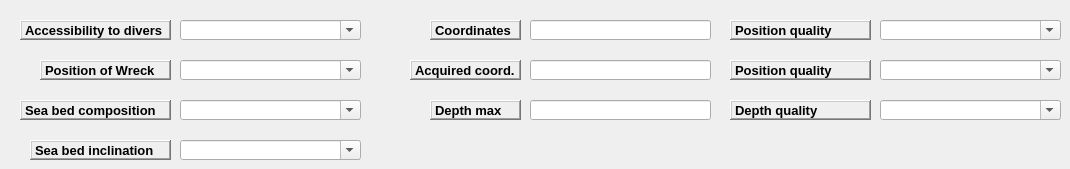
   <widget class="QWidget" name="tab">
    <attribute name="title">
     <string>Position</string>
    </attribute>
    <widget class="QComboBox" name="comboBox_divers">
     <property name="geometry">
      <rect>
       <x>180</x>
       <y>20</y>
       <width>181</width>
       <height>20</height>
      </rect>
     </property>
     <property name="minimumSize">
      <size>
       <width>150</width>
       <height>0</height>
      </size>
     </property>
     <property name="editable">
      <bool>true</bool>
     </property>
     <item>
      <property name="text">
       <string/>
      </property>
     </item>
     <item>
      <property name="text">
       <string>Accessible</string>
      </property>
     </item>
     <item>
      <property name="text">
       <string>Not accessible</string>
      </property>
     </item>
     <item>
      <property name="text">
       <string>Protected</string>
      </property>
     </item>
    </widget>
    <widget class="QLabel" name="label_54">
     <property name="geometry">
      <rect>
       <x>20</x>
       <y>20</y>
       <width>151</width>
       <height>20</height>
      </rect>
     </property>
     <property name="font">
      <font>
       <pointsize>10</pointsize>
       <weight>75</weight>
       <bold>true</bold>
      </font>
     </property>
     <property name="frameShape">
      <enum>QFrame::WinPanel</enum>
     </property>
     <property name="frameShadow">
      <enum>QFrame::Raised</enum>
     </property>
     <property name="text">
      <string>Accessibility to divers</string>
     </property>
    </widget>
    <widget class="QComboBox" name="comboBox_wreck">
     <property name="geometry">
      <rect>
       <x>180</x>
       <y>60</y>
       <width>181</width>
       <height>20</height>
      </rect>
     </property>
     <property name="minimumSize">
      <size>
       <width>150</width>
       <height>0</height>
      </size>
     </property>
     <property name="editable">
      <bool>true</bool>
     </property>
     <item>
      <property name="text">
       <string/>
      </property>
     </item>
     <item>
      <property name="text">
       <string>Lying on side (starboard)</string>
      </property>
     </item>
     <item>
      <property name="text">
       <string>Lying on side (port)</string>
      </property>
     </item>
     <item>
      <property name="text">
       <string>Lying on underside</string>
      </property>
     </item>
     <item>
      <property name="text">
       <string>Lying on deck</string>
      </property>
     </item>
     <item>
      <property name="text">
       <string>Vertical (bow up)</string>
      </property>
     </item>
     <item>
      <property name="text">
       <string>Vertical (stern up)</string>
      </property>
     </item>
     <item>
      <property name="text">
       <string>Pieces</string>
      </property>
     </item>
    </widget>
    <widget class="QLabel" name="label_61">
     <property name="geometry">
      <rect>
       <x>40</x>
       <y>60</y>
       <width>131</width>
       <height>20</height>
      </rect>
     </property>
     <property name="font">
      <font>
       <pointsize>10</pointsize>
       <weight>75</weight>
       <bold>true</bold>
      </font>
     </property>
     <property name="frameShape">
      <enum>QFrame::WinPanel</enum>
     </property>
     <property name="frameShadow">
      <enum>QFrame::Raised</enum>
     </property>
     <property name="text">
      <string>Position of Wreck</string>
     </property>
    </widget>
    <widget class="QComboBox" name="comboBox_composition">
     <property name="geometry">
      <rect>
       <x>180</x>
       <y>100</y>
       <width>181</width>
       <height>20</height>
      </rect>
     </property>
     <property name="minimumSize">
      <size>
       <width>150</width>
       <height>0</height>
      </size>
     </property>
     <property name="editable">
      <bool>true</bool>
     </property>
    </widget>
    <widget class="QLabel" name="label_62">
     <property name="geometry">
      <rect>
       <x>20</x>
       <y>100</y>
       <width>151</width>
       <height>20</height>
      </rect>
     </property>
     <property name="font">
      <font>
       <pointsize>10</pointsize>
       <weight>75</weight>
       <bold>true</bold>
      </font>
     </property>
     <property name="frameShape">
      <enum>QFrame::WinPanel</enum>
     </property>
     <property name="frameShadow">
      <enum>QFrame::Raised</enum>
     </property>
     <property name="text">
      <string>Sea bed composition</string>
     </property>
    </widget>
    <widget class="QComboBox" name="comboBox_inclination">
     <property name="geometry">
      <rect>
       <x>180</x>
       <y>140</y>
       <width>181</width>
       <height>20</height>
      </rect>
     </property>
     <property name="minimumSize">
      <size>
       <width>150</width>
       <height>0</height>
      </size>
     </property>
     <property name="editable">
      <bool>true</bool>
     </property>
     <item>
      <property name="text">
       <string/>
      </property>
     </item>
     <item>
      <property name="text">
       <string>Flat</string>
      </property>
     </item>
     <item>
      <property name="text">
       <string>Sloping</string>
      </property>
     </item>
     <item>
      <property name="text">
       <string>Inconsistent</string>
      </property>
     </item>
    </widget>
    <widget class="QLabel" name="label_63">
     <property name="geometry">
      <rect>
       <x>30</x>
       <y>140</y>
       <width>141</width>
       <height>20</height>
      </rect>
     </property>
     <property name="font">
      <font>
       <pointsize>10</pointsize>
       <weight>75</weight>
       <bold>true</bold>
      </font>
     </property>
     <property name="frameShape">
      <enum>QFrame::WinPanel</enum>
     </property>
     <property name="frameShadow">
      <enum>QFrame::Raised</enum>
     </property>
     <property name="text">
      <string>Sea bed inclination</string>
     </property>
    </widget>
    <widget class="QLabel" name="label_30">
     <property name="geometry">
      <rect>
       <x>430</x>
       <y>100</y>
       <width>91</width>
       <height>20</height>
      </rect>
     </property>
     <property name="font">
      <font>
       <pointsize>10</pointsize>
       <weight>75</weight>
       <bold>true</bold>
      </font>
     </property>
     <property name="frameShape">
      <enum>QFrame::WinPanel</enum>
     </property>
     <property name="frameShadow">
      <enum>QFrame::Raised</enum>
     </property>
     <property name="text">
      <string>Depth max</string>
     </property>
    </widget>
    <widget class="QLineEdit" name="lineEdit_depth">
     <property name="geometry">
      <rect>
       <x>530</x>
       <y>100</y>
       <width>181</width>
       <height>20</height>
      </rect>
     </property>
     <property name="text">
      <string/>
     </property>
    </widget>
    <widget class="QLineEdit" name="lineEdit_coordinates">
     <property name="geometry">
      <rect>
       <x>530</x>
       <y>20</y>
       <width>181</width>
       <height>20</height>
      </rect>
     </property>
     <property name="text">
      <string/>
     </property>
    </widget>
    <widget class="QLabel" name="label_40">
     <property name="geometry">
      <rect>
       <x>430</x>
       <y>20</y>
       <width>91</width>
       <height>20</height>
      </rect>
     </property>
     <property name="font">
      <font>
       <pointsize>10</pointsize>
       <weight>75</weight>
       <bold>true</bold>
      </font>
     </property>
     <property name="frameShape">
      <enum>QFrame::WinPanel</enum>
     </property>
     <property name="frameShadow">
      <enum>QFrame::Raised</enum>
     </property>
     <property name="text">
      <string>Coordinates</string>
     </property>
    </widget>
    <widget class="QLabel" name="label_41">
     <property name="geometry">
      <rect>
       <x>410</x>
       <y>60</y>
       <width>111</width>
       <height>20</height>
      </rect>
     </property>
     <property name="font">
      <font>
       <pointsize>10</pointsize>
       <weight>75</weight>
       <bold>true</bold>
      </font>
     </property>
     <property name="frameShape">
      <enum>QFrame::WinPanel</enum>
     </property>
     <property name="frameShadow">
      <enum>QFrame::Raised</enum>
     </property>
     <property name="text">
      <string>Acquired coord.</string>
     </property>
    </widget>
    <widget class="QComboBox" name="comboBox_quality_coordinates">
     <property name="geometry">
      <rect>
       <x>880</x>
       <y>20</y>
       <width>181</width>
       <height>20</height>
      </rect>
     </property>
     <property name="minimumSize">
      <size>
       <width>150</width>
       <height>0</height>
      </size>
     </property>
     <property name="editable">
      <bool>true</bool>
     </property>
     <item>
      <property name="text">
       <string/>
      </property>
     </item>
     <item>
      <property name="text">
       <string>Flat</string>
      </property>
     </item>
     <item>
      <property name="text">
       <string>Sloping</string>
      </property>
     </item>
     <item>
      <property name="text">
       <string>Inconsistent</string>
      </property>
     </item>
    </widget>
    <widget class="QLabel" name="label_65">
     <property name="geometry">
      <rect>
       <x>730</x>
       <y>20</y>
       <width>141</width>
       <height>20</height>
      </rect>
     </property>
     <property name="font">
      <font>
       <pointsize>10</pointsize>
       <weight>75</weight>
       <bold>true</bold>
      </font>
     </property>
     <property name="frameShape">
      <enum>QFrame::WinPanel</enum>
     </property>
     <property name="frameShadow">
      <enum>QFrame::Raised</enum>
     </property>
     <property name="text">
      <string>Position quality</string>
     </property>
    </widget>
    <widget class="QLineEdit" name="lineEdit_acquired_coordinates">
     <property name="geometry">
      <rect>
       <x>530</x>
       <y>60</y>
       <width>181</width>
       <height>20</height>
      </rect>
     </property>
     <property name="text">
      <string/>
     </property>
    </widget>
    <widget class="QLabel" name="label_66">
     <property name="geometry">
      <rect>
       <x>730</x>
       <y>60</y>
       <width>141</width>
       <height>20</height>
      </rect>
     </property>
     <property name="font">
      <font>
       <pointsize>10</pointsize>
       <weight>75</weight>
       <bold>true</bold>
      </font>
     </property>
     <property name="frameShape">
      <enum>QFrame::WinPanel</enum>
     </property>
     <property name="frameShadow">
      <enum>QFrame::Raised</enum>
     </property>
     <property name="text">
      <string>Position quality</string>
     </property>
    </widget>
    <widget class="QComboBox" name="comboBox_quality_acquired_coordinates">
     <property name="geometry">
      <rect>
       <x>880</x>
       <y>60</y>
       <width>181</width>
       <height>20</height>
      </rect>
     </property>
     <property name="minimumSize">
      <size>
       <width>150</width>
       <height>0</height>
      </size>
     </property>
     <property name="editable">
      <bool>true</bool>
     </property>
     <item>
      <property name="text">
       <string/>
      </property>
     </item>
     <item>
      <property name="text">
       <string>Flat</string>
      </property>
     </item>
     <item>
      <property name="text">
       <string>Sloping</string>
      </property>
     </item>
     <item>
      <property name="text">
       <string>Inconsistent</string>
      </property>
     </item>
    </widget>
    <widget class="QComboBox" name="comboBox_quality_depth">
     <property name="geometry">
      <rect>
       <x>880</x>
       <y>100</y>
       <width>181</width>
       <height>20</height>
      </rect>
     </property>
     <property name="minimumSize">
      <size>
       <width>150</width>
       <height>0</height>
      </size>
     </property>
     <property name="editable">
      <bool>true</bool>
     </property>
     <item>
      <property name="text">
       <string/>
      </property>
     </item>
     <item>
      <property name="text">
       <string>Flat</string>
      </property>
     </item>
     <item>
      <property name="text">
       <string>Sloping</string>
      </property>
     </item>
     <item>
      <property name="text">
       <string>Inconsistent</string>
      </property>
     </item>
    </widget>
    <widget class="QLabel" name="label_67">
     <property name="geometry">
      <rect>
       <x>730</x>
       <y>100</y>
       <width>141</width>
       <height>20</height>
      </rect>
     </property>
     <property name="font">
      <font>
       <pointsize>10</pointsize>
       <weight>75</weight>
       <bold>true</bold>
      </font>
     </property>
     <property name="frameShape">
      <enum>QFrame::WinPanel</enum>
     </property>
     <property name="frameShadow">
      <enum>QFrame::Raised</enum>
     </property>
     <property name="text">
      <string>Depth quality</string>
     </property>
    </widget>
   </widget>
